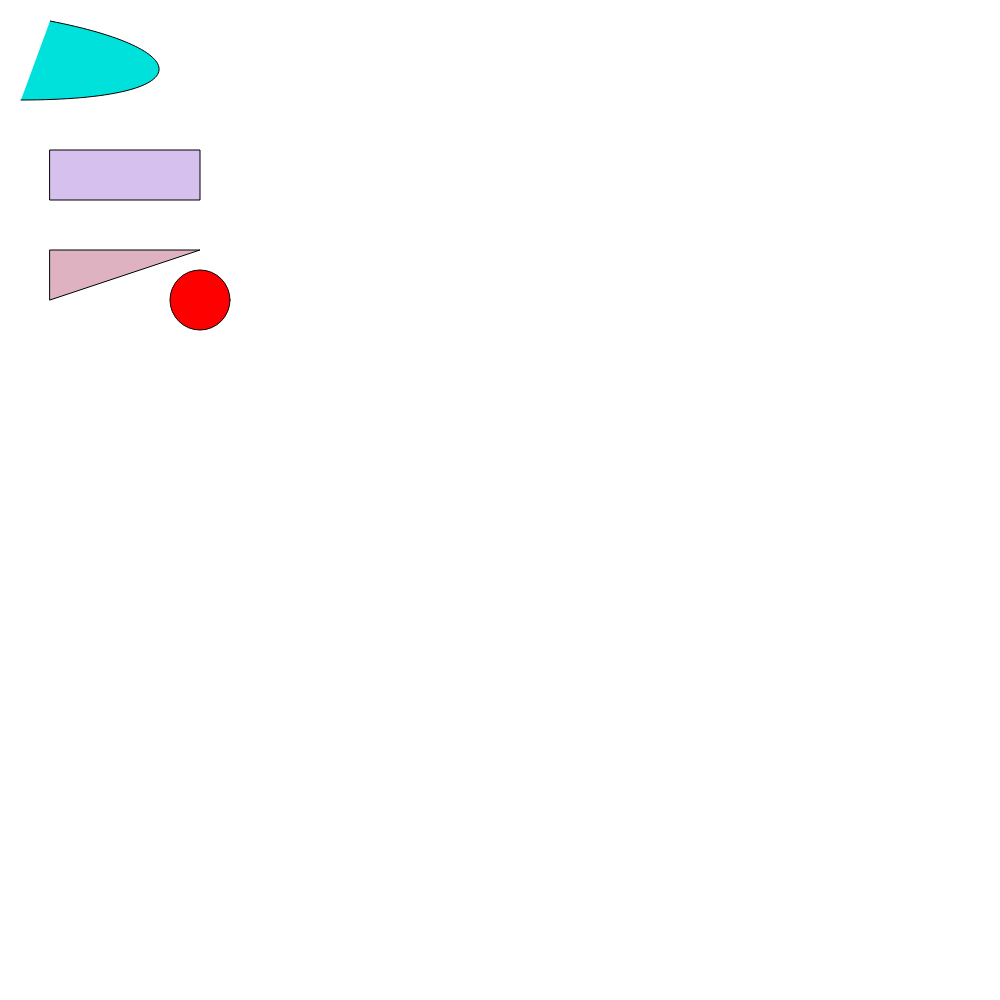
Frame 1 (no input)
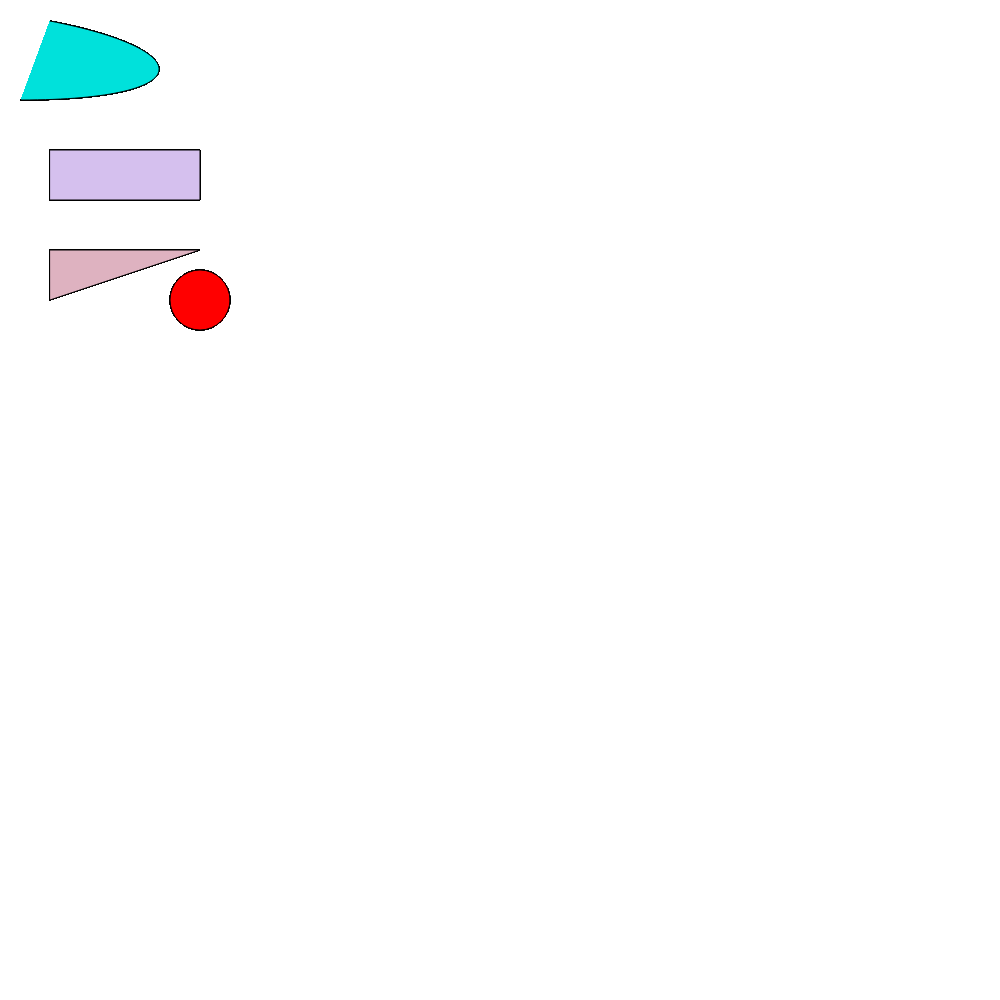
Frame 60 (no input)
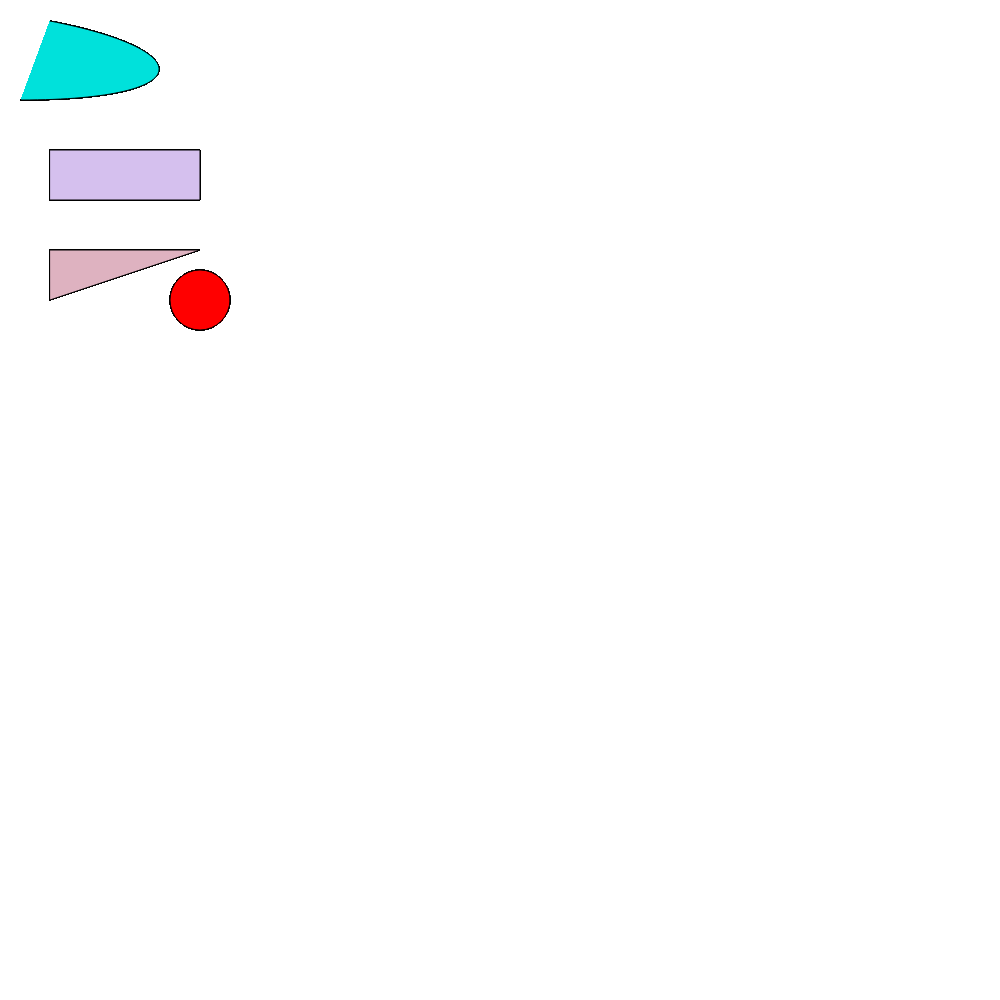
Frame 120 (the mouse pressed at the canvas centre since frame 60)

The p5.js sketch that drew these frames (run headless with seeded random() and noise() and a simulated clock; from frame 60 on, the mouse is pressed at the canvas centre):

// p5.js sketch
// ── sketch.js
 	function setup() {
 	createCanvas(1000, 1000);
  
}

function draw() {
  fill(255, 0, 0);
  ellipse(200, 300, 60, 60);

  fill(0, 225, 219);
  bezier(50, 21, 200, 50, 200, 100, 21, 100);


  
  fill(213,192,238);
  rect(50, 150, 150, 50);

  fill(222, 178, 192);
  triangle(50, 250, 200, 250, 50, 300);
}
